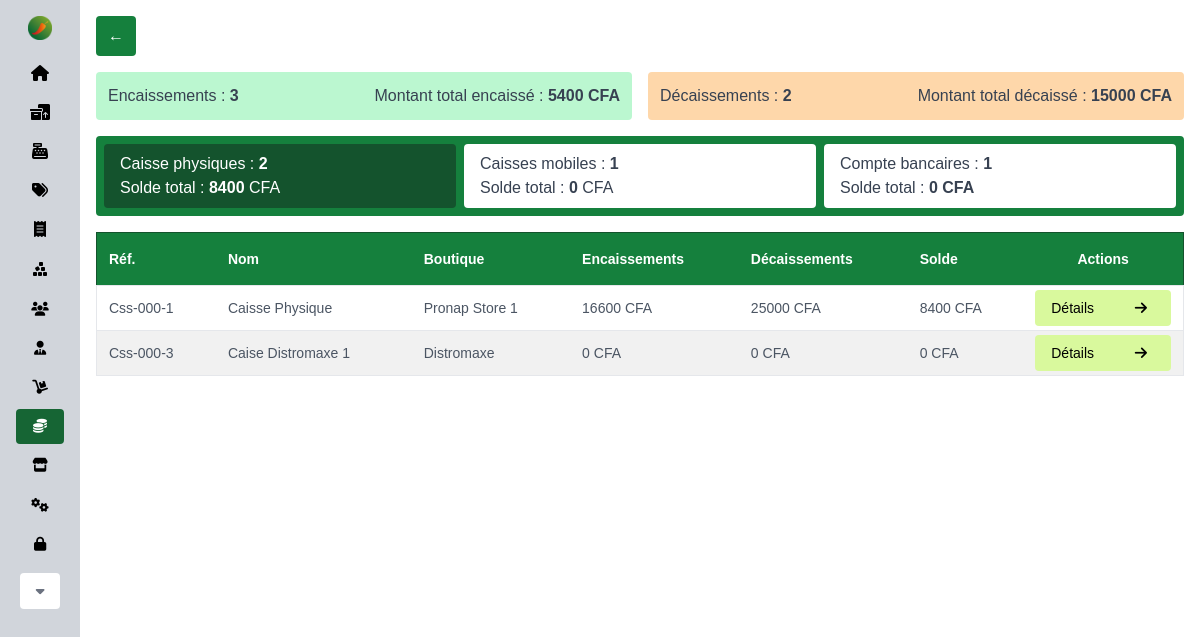
/finances/ (signed in), run on the app's committed database.
### base/models.py (models this page shows, shortened)
class Cashdesk(models.Model):
    store = models.ForeignKey(
        Store, blank=True, null=True, on_delete=models.SET_NULL)
    type = models.CharField(max_length=50, choices=cashdesk_types)
    carrier = models.CharField(
        max_length=50, choices=carrier_types, blank=True, null=True)
    name = models.CharField(max_length=500)
    phone = models.CharField(max_length=500, blank=True, null=True)
    acc_number = models.CharField(max_length=500, blank=True, null=True)
    debits = models.PositiveIntegerField(default=0, blank=True, null=True)
    credits = models.PositiveIntegerField(default=0, blank=True, null=True)
    balance = models.IntegerField(default=0, blank=True, null=True)

class Store(models.Model):
    type = models.CharField(max_length=50, choices=store_types)
    manager = models.ForeignKey(
        CustomUser, blank=True, null=True, on_delete=models.SET_NULL, related_name='store_manager')
    name = models.CharField(max_length=255, default='', null=True, blank=True)
    address = models.CharField(max_length=255, default='',)
    city = models.CharField(max_length=255, default='',)
    country = models.CharField(max_length=255, default='',)
    phone = models.CharField(max_length=255, default='',)
    description = models.CharField(max_length=500, blank=True, null=True)
    image = models.ImageField(upload_to='store/', blank=True, null=True)
    is_active = models.BooleanField(default=False)
    is_open = models.BooleanField(default=False)
    opening_time = models.TimeField(blank=True, null=True)
    closing_time = models.TimeField(blank=True, null=True)
    opening_date = models.DateField(null=True, blank=True)
    def __str__(self):
        return f'{self.name} - {self.address}'

### base/views.py (the view)
# urls.py: path('finances/', finances, name='finances'),
def finances(req):
    user = req.user
    if not user.is_staff:
        messages.info(req, "Access denied!!!")
        return redirect('home')
    store = None
    if not user.is_superuser:
        store = get_object_or_404(Store, id=user.profile.store.id)
        transactions = Transaction.objects.filter(payment__store=store).order_by('-timestamp')
        credits = transactions.filter(type='credit')
        debits = transactions.filter(type='debit')
        desks = Cashdesk.objects.filter(store=store)
        cash_desks = desks.filter(type='cash')
        mobile_desks = desks.filter(type='mobile')
        bank_desks = desks.filter(type='bank')
    else:
        transactions = Transaction.objects.all().order_by('-timestamp')
        credits = transactions.filter(type='credit')
        debits = transactions.filter(type='debit')
        desks = Cashdesk.objects.all()
        cash_desks = desks.filter(type='cash')
        mobile_desks = desks.filter(type='mobile')
        bank_desks = desks.filter(type='bank')
    cash_balance = cash_desks.aggregate(totals=Sum('balance'))['totals'] or 0
    mobile_balance =  mobile_desks.aggregate(totals=Sum('balance'))['totals'] or 0
    bank_balance = bank_desks.aggregate(totals=Sum('balance'))['totals'] or 0
    credits_aggregate = credits.aggregate(totals=Sum('amount'))['totals'] or 0
    debits_aggregate = debits.aggregate(totals=Sum('amount'))['totals'] or 0
    total_balance = credits_aggregate - debits_aggregate
    initiators = CustomUser.objects.all().order_by('last_name')
    stores = Store.objects.all().order_by('name')
    context = {
        "finances": "active",
        'title': 'Finances',
        'transactions': transactions,
        'credits': credits,
        'credits_aggregate': credits_aggregate,
        'debits': debits,
        'store': store,
        'stores': stores,
        'cash_desks': cash_desks,
        'cash_balance': cash_balance,
        'mobile_desks': mobile_desks,
        'mobile_balance': mobile_balance,
        'bank_desks': bank_desks,
        'bank_balance': bank_balance,
        'initiators': initiators,
        'debits_aggregate': debits_aggregate,
        'total_balance': total_balance,
    }
    return render(req, 'base/finances/index.html', context)

### base/context_processors.py (called while the page is built)
def cart(request):
    return {'cart': Cart(request)}

### utils.py (called while the page is built)
def h_encode(id):
    return hashids.encode(id)

    def to_url(self, value):
        return h_encode(value)

### base/templates/base/finances/index.html (shortened to what this page needs)
{% extends 'main.html' %} {% load static %} {% block content %}
<div class="w-full max-w-7xl mx-auto flex flex-col gap-4">
  <a
    id="back-button"
    class="w-fit px-3 py-2 text-white bg-green-700 hover:bg-green-900 rounded transition-all duration-300"
    href="#"
    >&larr;</a
  >
  <div class="grid grid-cols-2 gap-4">
    <div
      class="p-3 bg-green-200 rounded flex justify-between items-center gap-2"
    >
      <span>Encaissements : <b>{{ credits|length }}</b></span>
      <span>Montant total encaissé : <b>{{ credits_aggregate }} CFA</b></span>
    </div>
    <div
      class="p-3 bg-orange-200 rounded flex justify-between items-center gap-2"
    >
      <span>Décaissements : <b>{{ debits|length }}</b></span>
      <span>Montant total décaissé : <b>{{ debits_aggregate }} CFA</b></span>
    </div>
  </div>
  <div
    class="p-2 flex justify-between gap-2 tabbar h-fit w-full bg-green-700 rounded"
  >
    <button
      class="tabBtn w-full px-4 py-2 bg-white hover:bg-green-700 hover:text-white p-2 rounded flex flex-col"
      onclick="openTab(event, 'cash')"
      id="defaultTab"
    >
      <p>Caisse physiques : <b>{{ cash_desks|length }}</b></p>
      <p>Solde total : <b>{{ cash_balance }}</b> CFA</p>
    </button>
    <button
      class="tabBtn w-full px-4 py-2 bg-white hover:bg-green-700 hover:text-white p-2 rounded flex flex-col"
      onclick="openTab(event, 'mobile')"
    >
      <p>Caisses mobiles : <b>{{ mobile_desks|length }}</b></p>
      <p>Solde total : <b>{{ mobile_balance }}</b> CFA</p>
    </button>
    <button
      class="tabBtn w-full px-4 py-2 bg-white hover:bg-green-700 hover:text-white p-2 rounded flex flex-col"
      onclick="openTab(event, 'bank')"
    >
      <p>Compte bancaires : <b>{{ bank_desks|length }}</b></p>
      <p>Solde total : <b>{{ bank_balance }} CFA</b></p>
    </button>
  </div>
  <section>
    <div
      id="cash"
      class="tabcontent mb-4 flex flex-col justify-between items-center gap-4"
    >
      {% if not cash_desks %}
      <div
        class="h-full flex flex-col justify-center items-center gap-2 my-20 mx-auto"
      >
        <i class="fa-solid fa-cash-register text-green-700 text-9xl"></i>
        <span>Aucune caisse trouvée</span>
      </div>
      {% else %}
      <table class="w-full text-left db-table rounded">
        <thead class="bg-green-700 border border-green-900 text-white">
          <tr>
            <th class="px-3 py-4 text-sm">Réf.</th>
            <th class="px-3 py-4 text-sm">Nom</th>
            <th class="px-3 py-4 text-sm">Boutique</th>
            <th class="px-3 py-4 text-sm">Encaissements</th>
            <th class="px-3 py-4 text-sm">Décaissements</th>
            <th class="px-3 py-4 text-sm">Solde</th>
            <th class="px-3 py-4 text-sm text-center">Actions</th>
          </tr>
        </thead>
        <tbody class="border">
          {% for obj in cash_desks %}
          <tr
            class="text-gray-600 border text-sm hover:bg-white hover:text-black transition-all duration-50"
          >
            <td class="px-3 py-1">Css-000-{{obj.id}}</td>
            <td class="px-3 py-1">{{obj.name}}</td>
            <td class="px-3 py-1">{{obj.store.name}}</td>
            <td class="px-3 py-1">{{obj.credits}} CFA</td>
            <td class="px-3 py-1">{{obj.debits}} CFA</td>
            <td class="px-3 py-1">{{obj.balance}} CFA</td>
            <td class="px-3 py-1 relative text-center">
              <a
                hx-boost="false"
                href="{% url 'cashdesk_details' obj.id %}"
                class="px-4 py-2 flex justify-between items-center text-black bg-lime-200 hover:bg-lime-300 rounded w-full text-center cursor-pointer"
              >
                Détails
                <i class="text-sm fa-solid fa-arrow-right mr-2"></i>
              </a>
            </td>
          </tr>
          {% endfor %}
        </tbody>
      </table>
      {% endif %}
    </div>
  </section>
</div>
{% endblock %}

### templates/main.html (shortened to what this page needs)
{% load static %}
<!DOCTYPE html>
<html lang="en">
  <head>
    <script src="https://cdn.tailwindcss.com"></script>
    <link href="{% static 'styles.css' %}" rel="stylesheet" />
  </head>
  <body
    hx-boost="true"
    hx-headers='{"X-CSRFToken" : "{{ csrf_token }}"}'
    class="flex flex-row bg-white text-gray-700 max-w-full mx-auto"
  >
    {% include 'sidebar.html' %}
    <div
      class="w-full ml-[60px] md:ml-[80px] xl:ml-[300px] min-h-screen overflow-auto"
    >
      <div
        class="relative p-4 w-full max-w-[1350px] mx-auto min-h-screen flex flex-col"
      >
        <section id="dashbase">{% block content %} {% endblock %}</section>
      </div>
    </div>
  </body>
</html>

### templates/sidebar.html (shortened to what this page needs)
{% load static %}
<div
  class="bg-gray-300 text-black w-[60px] md:w-20 p-2 md:p-4 xl:w-[300px] min-h-screen fixed overflow-y-auto"
>
  <a class="mb-4 flex items-center" href="{% url 'home' %}" hx-boost="false">
    <img
      class="h-6 xl:h-10 mx-auto xl:mx-0 xl:mr-2"
      src="{% static 'imgs/logo.png' %}"
      alt="logo"
    />
  </a>
  <ul
    class="h-[calc(100vh-70px)] w-full flex flex-col gap-1 mx-auto items-center xl:items-start overflow-y-auto"
  >
    <a
      class="px-1 xl:px-3 py-[.35em] text-center xl:text-left rounded hover:bg-white hover:text-black transition ease-in duration-200 w-full {{home}}"
      href="{% url 'home' %}"
    >
      <i class="fa-solid fa-home xl:mr-2"></i>
    </a>
    <a
      class="px-1 xl:px-3 py-[.35em] text-center xl:text-left rounded hover:bg-white hover:text-black transition ease-in duration-200 w-full {{product_stocks}}"
      href="{% url 'product_stocks' %}"
    >
      <i class="fa-solid fa-boxes-packing xl:mr-2"></i>
    </a>
    <a
      class="px-1 xl:px-3 py-[.35em] text-center xl:text-left rounded hover:bg-white hover:text-black transition ease-in duration-200 w-full {{sale_point}}"
      href="{% url 'sale_point' %}"
    >
      <i class="fa-sharp fa-solid fa-cash-register xl:mr-2"></i>
    </a>
    <a
      class="px-1 xl:px-3 py-[.35em] text-center xl:text-left rounded hover:bg-white hover:text-black transition ease-in duration-200 w-full {{sales}}"
      href="{% url 'sales' %}"
    >
      <i class="fa-solid fa-tags xl:mr-2"></i>
    </a>
    <a
      class="px-1 xl:px-3 py-[.35em] text-center xl:text-left rounded hover:bg-white hover:text-black transition ease-in duration-200 w-full {{purchases}}"
      href="{% url 'purchases' %}"
    >
      <i class="fa-solid fa-receipt xl:mr-2"></i>
    </a>
    <a
      class="px-1 xl:px-3 py-[.35em] text-center xl:text-left rounded hover:bg-white hover:text-black transition ease-in duration-200 w-full {{stock}}"
      href="{% url 'stock' %}"
    >
      <i class="fa-solid fa-cubes-stacked xl:mr-2"></i>
    </a>
    <div class="hidde flex flex-col gap-1 w-full">
      <a
        class="px-1 xl:px-3 py-[.35em] text-center xl:text-left rounded hover:bg-white hover:text-black transition ease-in duration-200 w-full {{clients}}"
        href="{% url 'clients' %}"
      >
        <i class="fa-solid fa-users xl:mr-2 text-sm"></i>
      </a>
      {% if user.role.sec_level >= 2 %}
      <a
        class="px-1 xl:px-3 py-[.35em] text-center xl:text-left rounded hover:bg-white hover:text-black transition ease-in duration-200 w-full {{staff}}"
        href="{% url 'staff' %}"
      >
        <i class="fa-solid fa-user-tie xl:mr-2 text-sm"></i>
      </a>
      <a
        class="px-1 xl:px-3 py-[.35em] text-center xl:text-left rounded hover:bg-white hover:text-black transition ease-in duration-200 w-full {{suppliers}}"
        href="{% url 'suppliers' %}"
      >
        <i class="fa-solid fa-dolly xl:mr-2 text-sm"></i>
      </a>
      {% endif %}
    </div>
    <a
      class="px-1 xl:px-3 py-[.35em] text-center xl:text-left rounded hover:bg-white hover:text-black transition ease-in duration-200 w-full {{finances}}"
      href="{% url 'finances' %}"
    >
      <i class="fa-solid fa-coins xl:mr-2 text-sm"></i>
    </a>
    {% if user.role.sec_level >= 3 %}
    <a
      class="px-1 xl:px-3 py-[.35em] text-center xl:text-left rounded hover:bg-white hover:text-black transition ease-in duration-200 w-full {{stores}}"
      href="{% url 'stores' %}"
    >
      <i class="fa-solid fa-store xl:mr-2 text-sm"></i>
    </a>
    {% endif %}
    <a
      class="px-1 xl:px-3 py-[.35em] text-center xl:text-left rounded hover:bg-white hover:text-black transition ease-in duration-200 w-full {{parameters}}"
      href="{% url 'parameters' %}"
    >
      <i class="fa-solid fa-gears xl:mr-2 text-sm"></i>
    </a>
    {% if user.is_superuser %}
    <a
      target="_blank"
      class="px-1 xl:px-3 py-[.35em] text-center xl:text-left rounded hover:bg-green-950 hover:text-white transition ease-in duration-200 w-full"
      href="{% url 'admin:index' %}"
      ><i class="fa-solid fa-lock xl:mr-2 text-sm"></i>
    </a>
    {% endif %}
    <div
      class="w-full px-1 py-2 xl:p-2 flex flex-col xl:flex-row items-center gap-1 xl:gap-2 mb-2 xl:bg-white sm:text-sm xl:text-md rounded cursor-pointer"
    >
      <div class="relative">
        <button
          type="button"
          class="bg-white hover:bg-orange-200 text-gray-500 hover:text-black px-4 py-2 rounded"
          name="dropdownBtn"
          id="dropdownBtn"
          aria-expanded="false"
          aria-haspopup="true"
          onclick="toggleDropdown(this)"
        >
          <i class="fa-sharp fa-solid fa-caret-down"></i>
        </button>
      </div>
    </div>
  </ul>
</div>

### templates/modal.html (shortened to what this page needs)
{% load static %}

### staticfiles/styles.css (style rules this page uses)
ul { list-style: none; }
.db-table { border-collapse: collapse; }
.db-table tbody tr:nth-of-type(even) { background-color: #f1f1f1; }
.active { background: #166534; color: white; }
.tabbar button.active { background-color: #14532D; color: white; }
.tabcontent, .minitabcontent { height: inherit; animation: fadeEffect 1s; }

### templates/main.html (style rules this page uses)
body { font-family: "Saira", sans-serif; }

### data on the page
Cashdesk: id "1", name "Caisse Physique", store.name "Pronap Store 1", credits "16600", debits "25000", balance "8400"
Cashdesk: id "3", name "Caise Distromaxe 1", store.name "Distromaxe", credits "0", debits "0", balance "0"

### other printed values
{{ credits|length }} "3"
{{ credits_aggregate }} "5400"
{{ debits|length }} "2"
{{ debits_aggregate }} "15000"
{{ cash_desks|length }} "2"
{{ cash_balance }} "8400"
{{ mobile_desks|length }} "1"
{{ mobile_balance }} "0"
{{ bank_desks|length }} "1"
{{ bank_balance }} "0"
